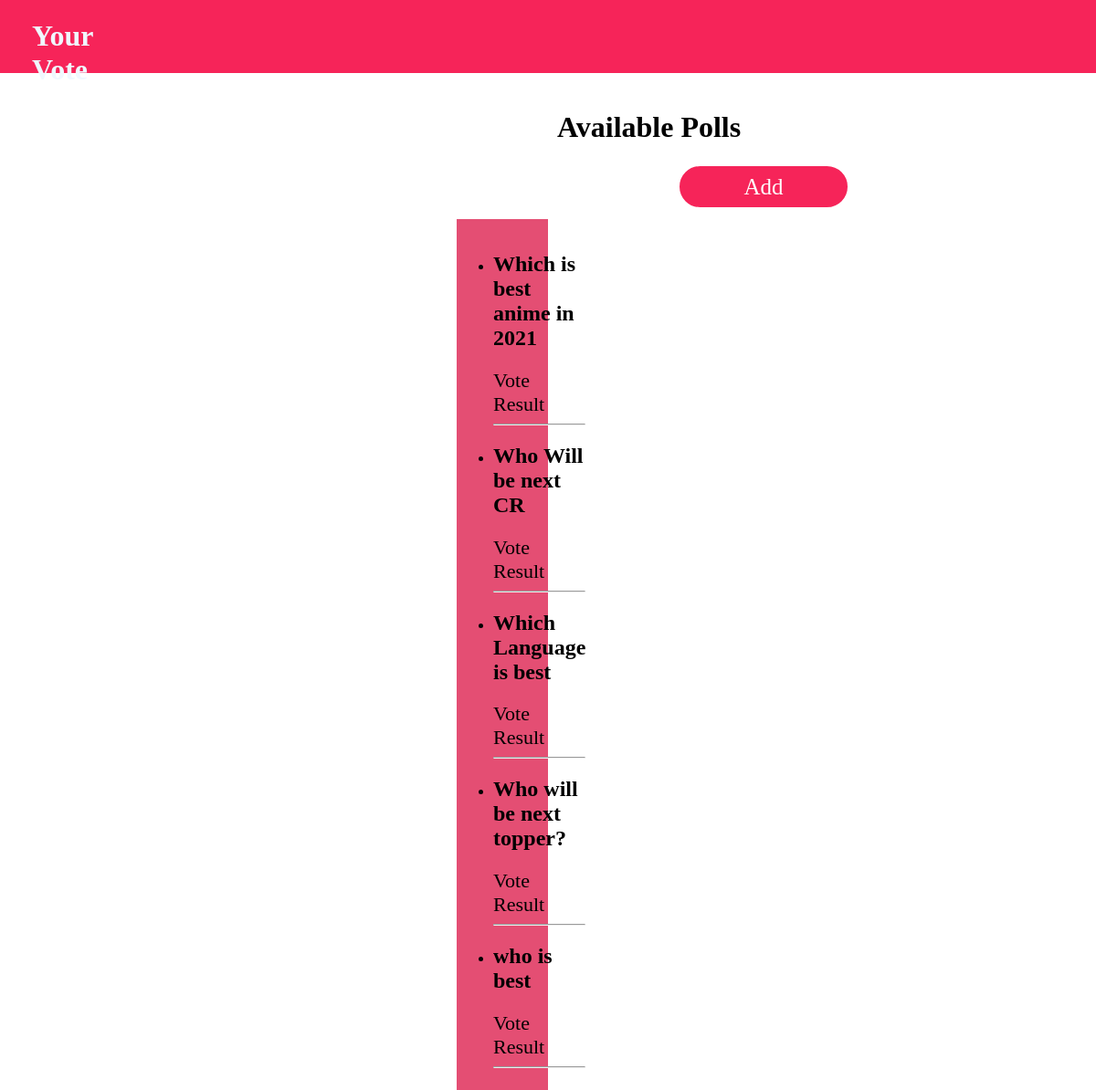
Before: /accounts/list_poll with the older database file.
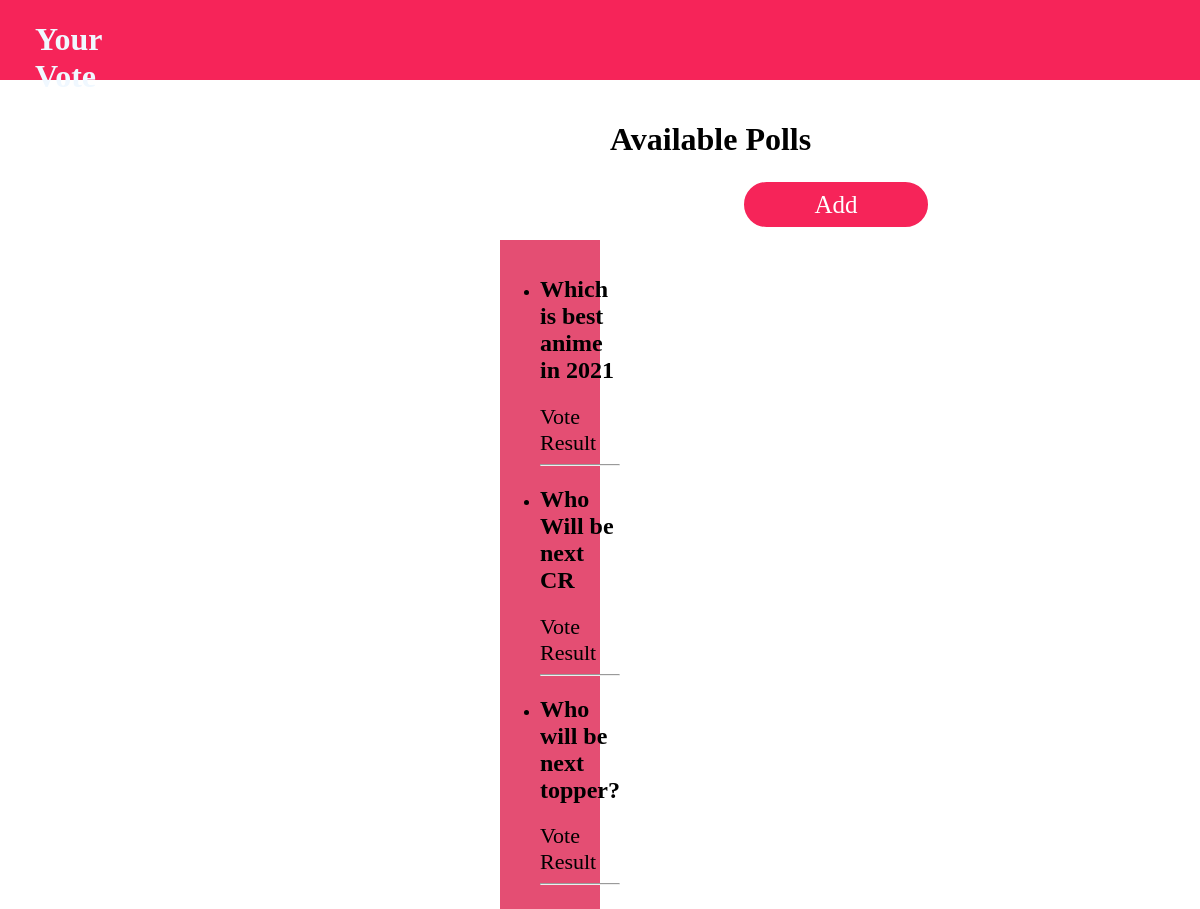
After: the same page with the newer database file.
### accounts/models.py (models this page shows, shortened)
class pollQuetions(models.Model):
    pollquetion=models.CharField(max_length=120)
    option1=models.CharField(max_length=120)
    option2=models.CharField(max_length=120)
    option3=models.CharField(max_length=120)
    option1_count=models.IntegerField(default=0)
    option2_count=models.IntegerField(default=0)
    option3_count=models.IntegerField(default=0)
    def __str__(self):
        return str(self.pollquetion)

### accounts/views.py (the view)
# urls.py: path('list_poll',views.list_poll,name="list_poll"),
def list_poll(request):
    quetion_list=pollQuetions.objects.all()
    context={
        "list_quetion":quetion_list
    }
    print(context)
    return render(request,'poll_list.html',context)

### templates/poll_list.html (shortened to what this page needs)
<!DOCTYPE html>
<html>
<head>
</head>
<body>
    <header>
        <div class="container">
            <div class="logo">
                <h1><a href="{% url 'top' %}">Your Vote</a></h1>
            </div>
            <div class="list">
            </div>
        </div>
    </header>
    <div class="top-wrapper">
        <div class="top-detail">
            <h1 class="title">Available Polls</h1>
            <a class="index-button" href="{% url 'add_poll' %}">Add</a>
        </div>
    </div>
    <div class="poll-list">
        <ul>
            {% for quetionList in list_quetion %}
            <li>
                <h2>{{ quetionList.pollquetion }}</h2>
                <a href="{% url 'vote_poll' quetionList.id %}">Vote</a>
                <a href="{% url 'result_poll' quetionList.id %}">Result</a>
                <hr />
            </li>
            {% endfor %}
        </ul>
    </div>
</body>
</html>

### templates/poll_list.html (style rules this page uses)
body { margin: 0; font-family: 'Handlee&display', cursive; width: 100%; }
a { color: aliceblue; text-decoration: none; }
header { height: 80px; width: 100%; background-color: rgba(246, 36, 89, 1); position: fixed; top: 0; z-index: 10; }
.container { width: 100%; padding-left: 15px; padding-right: 15px; margin-left: auto; margin-right: auto; display: flex; }
.logo { margin-left: 20px; }
.list { margin-left: 200px; }
.top-wrapper { padding-top: 100px; margin-bottom: 90px; height: 50px; justify-content: center; align-items: center; margin-left: 600px; }
.top-detail { margin-left: 10px; width: 53%; min-width: 320px; margin-top: 10px; }
.top-detail a { float: right; color: black; }
.top-detail .index-button { width: 184px; text-align: center; line-height: 45px; font-size: 25px; color: white; background-color: rgba(246, 36, 89, 1); border: 2px solid white; border-radius: 40px; }
.index-button { cursor: pointer; }
.poll-list a { font-size: 22px; color: black; padding-top: 10px; margin-top: 20px; margin-right: 20px; }
.poll-list { margin-left: 500px; margin-right: 600px; background-color: rgb(228, 78, 115); margin-top: 10px; display: flex; }

Changed rows visible on the page:
removed pollQuetions: pollquetion "Which Language is best"
removed pollQuetions: pollquetion "who is best"
